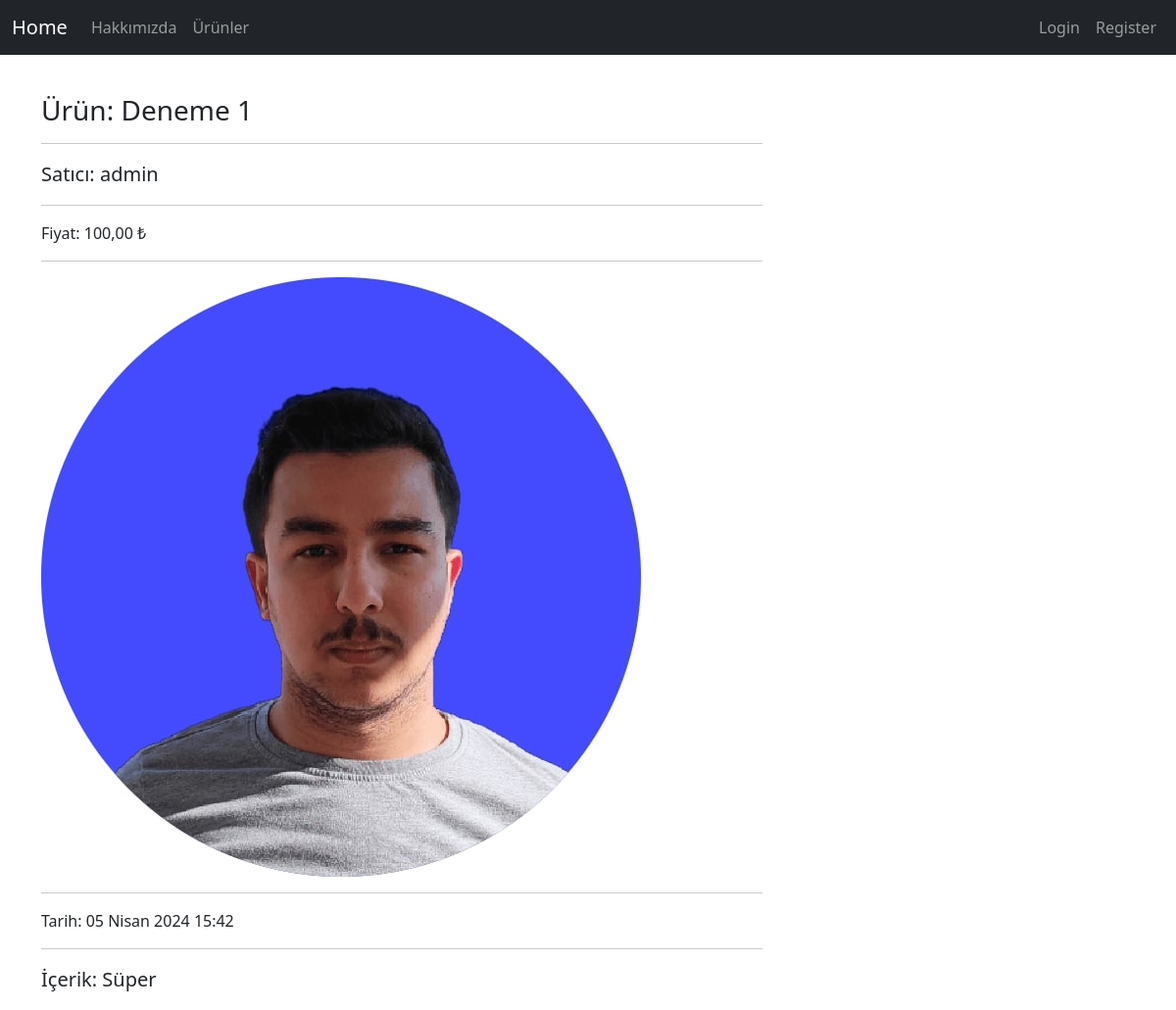
The page /products/product/1 on the database its author committed.
### product/models.py (models this page shows, shortened)
class Product(models.Model):
    seller = models.ForeignKey("auth.User", on_delete = models.CASCADE, verbose_name = "Satıcı") # User silindiğinde ona ait olanlarda silinir.
    title = models.CharField(max_length = 50, verbose_name = "Ürün Adı")
    price = models.DecimalField(max_digits=10, decimal_places=2, verbose_name="Fiyat")
    content = models.TextField(verbose_name = "İçerik")
    created_date = models.DateTimeField(auto_now_add = True, verbose_name = "Oluşturulma Tarihi") # Eklenme Tarihi
    product_image = models.FileField(blank=True, null=True, verbose_name = "Fotoğraf")

### product/views.py (the view)
# urls.py: path("product/<int:id>", views.detail, name="detail"),
def detail(request, id):
    product = get_object_or_404(Product, id=id)
    return render(request, "detail.html", {"product": product})

### templates/detail.html
{% extends "layout.html" %}
{% block body %}
<div class="row">
    <div class="col-lg-8">
        <h3 class="mt-4">Ürün: {{product.title}}</h3>
        <hr>
        <p class="lead">
            Satıcı: {{product.seller.username}}
        </p>
        <hr>
        <p>Fiyat: {{product.price}} ₺</p>
        <hr>
        {% if product.product_image %}
            <img class="img-fluid rounded" src="{{product.product_image.url}}" alt="">
        {% else %}
            <p>Resim yok.</p>
        {% endif %}
        <hr>
        <p>Tarih: {{product.created_date}}</p>
        <hr>
        <p class="lead">
            İçerik: {{product.content}}
        </p>
    </div>
</div>
{% endblock body %}

### rows shown on the page
Product: title "Deneme 1", seller.username "admin", price "100,00", product_image (picture), created_date "05 Nisan 2024 15:42", content "Süper"
